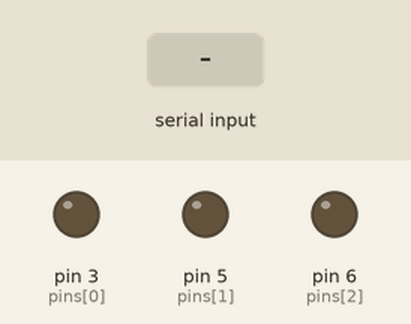
The sketch below on a simulated Arduino Uno, built with avr-gcc and run on an emulated ATmega328P. On the bench: output pins drawn as LEDs (lit = HIGH). The test bench sets the inputs (shaded band).

Above: at 1.2 s.
1.3 s: "90,45,200\n" received over Serial
At 2.96 s:
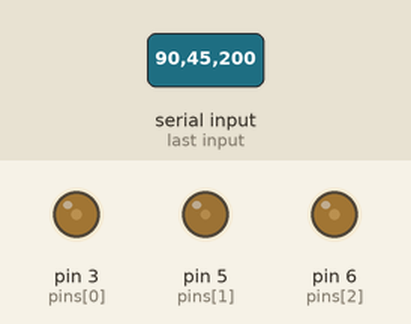
At 4.46 s:
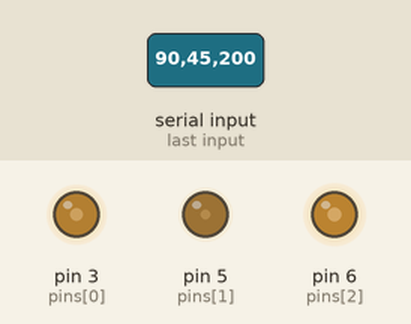
7.3 s: "30,150,10\n" received over Serial
13.3 s: "90,45\n" received over Serial
16.3 s: "1,90,45\n" received over Serial
At 17.46 s:
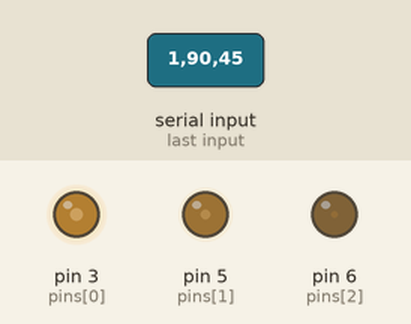
19.3 s: "90,45,200\n" received over Serial
Timing chart, 0 to 30.4 s (numbered marks = the images above; inputs shaded):
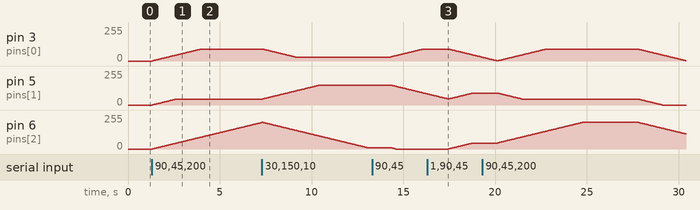

The sketch:

RGB.ino
```cpp
byte R, G, B;
byte newRGB[3] = {R, G, B};
byte currentRGB[3] = {0, 0, 0};
byte oldCol, newCol, pin;
int i = 0;
byte pins[3] = {3, 5, 6};


void fade(byte nR, byte nG, byte nB) {
  while (currentRGB[0] != newRGB[0] || currentRGB[1] != newRGB[1] || currentRGB[2] != newRGB[2]) {
    oldCol = currentRGB[i];
    newCol = newRGB[i];

    if (newCol < oldCol) {
      currentRGB[i]--;
    } else if (newCol > oldCol) {
      currentRGB[i]++;
    }
    analogWrite(pins[i], currentRGB[i]);
    i = (i + 1) % 3;  // Cycle through 0, 1, 2
    delay(10);
  }
}

void setup() {
  Serial.begin(9600);
  for (int i = 0; i < 3; i++){    // setup pins 3, 5, 6
    pinMode(pins[i], OUTPUT);
  }
}

void loop() {
  if (Serial.available() > 0) {
    newRGB[0] = Serial.parseInt();
    newRGB[1] = Serial.parseInt();
    newRGB[2] = Serial.parseInt();
    fade(newRGB[0], newRGB[1], newRGB[2]);
  }

}
```

Measured:
- after the input at 1.3 s, pin 3 (pins[0]): moves from 0/255 to 90/255 over 2.7 s, starting at once; pin 5 (pins[1]): moves from 0/255 to 45/255 over 1.3 s, starting at once; pin 6 (pins[2]): moves from 0/255 to 199/255 over 6.0 s, starting at once
- after the input at 16.3 s, pin 3 (pins[0]): moves from 90/255 to 29/255 over 1.8 s, starting after 1.2 s; pin 6 (pins[2]): moves from 0/255 to 45/255 over 1.3 s, starting after 1.2 s
